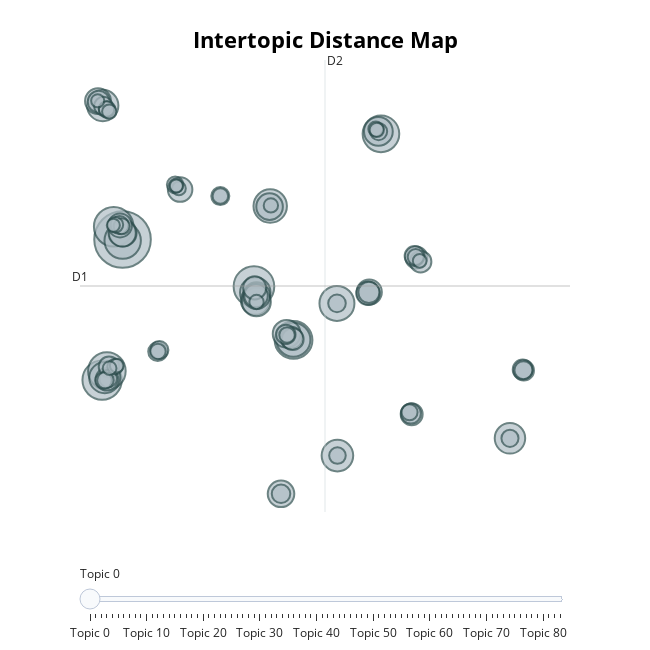

Notebook cell for this chart:
### Markdown cell above
# topic modelling using paraphrase-MiniLM-L6-v2

### Code cell
# bert topic modelling for title
topic_model_base_title = BERTopic(embedding_model="paraphrase-MiniLM-L6-v2", 
                                  calculate_probabilities=True, verbose=True, 
                                  top_n_words=10, n_gram_range=(1,2),
                                  language='en_core_web_lg')
# fit and transform title
title_topic_base, title_prob_base = topic_model_base_title.fit_transform(df_info['title'].to_list())

# get title topic
print(topic_model_base_title.get_topic_info())

# export title topic
topic_model_base_title.get_topic_info().to_csv('data/nlp_output/title_topic_base.csv')

# create column with topic and probability(shape 3663, 65 )
df_info['title_topic'] = title_topic_base
df_info_prep = pd.concat([df_info, pd.DataFrame(title_prob_base)], axis=1)

df_info_prep.to_csv('data/df_info_base.csv', index=False)

# visualize title topic
topic_model_base_title.visualize_topics()
